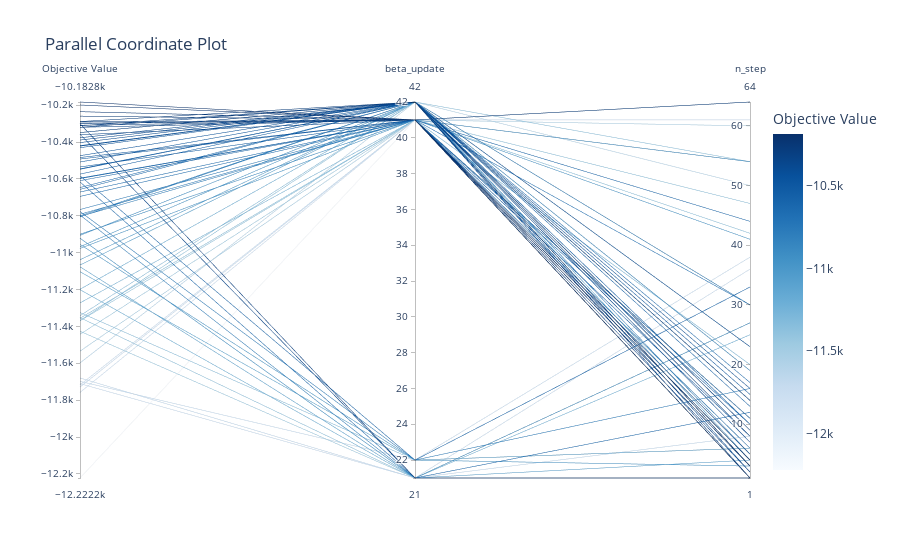

Notebook cell for this chart:
### Markdown cell above
### Selecting Parameters to Visualize

### Code cell
plot_parallel_coordinate(study1, params=['n_step', 'beta_update'])
